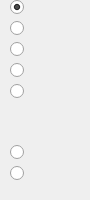
          <widget class="QFrame" name="frame">
           <property name="frameShape">
            <enum>QFrame::NoFrame</enum>
           </property>
           <property name="frameShadow">
            <enum>QFrame::Raised</enum>
           </property>
           <widget class="QWidget" name="layoutWidget">
            <property name="geometry">
             <rect>
              <x>10</x>
              <y>0</y>
              <width>71</width>
              <height>191</height>
             </rect>
            </property>
            <layout class="QGridLayout" name="gridLayout_8">
             <property name="sizeConstraint">
              <enum>QLayout::SetFixedSize</enum>
             </property>
             <item row="0" column="0">
              <widget class="QRadioButton" name="radioButton_OWA_S_AND">
               <property name="sizePolicy">
                <sizepolicy hsizetype="Fixed" vsizetype="Fixed">
                 <horstretch>0</horstretch>
                 <verstretch>0</verstretch>
                </sizepolicy>
               </property>
               <property name="text">
                <string/>
               </property>
               <property name="checked">
                <bool>true</bool>
               </property>
              </widget>
             </item>
             <item row="6" column="0">
              <widget class="QRadioButton" name="radioButton_OWA_S_UserChoice1">
               <property name="text">
                <string/>
               </property>
              </widget>
             </item>
             <item row="7" column="0">
              <widget class="QRadioButton" name="radioButton_OWA_S_UserChoice2">
               <property name="text">
                <string/>
               </property>
              </widget>
             </item>
             <item row="1" column="0">
              <widget class="QRadioButton" name="radioButton_OWA_S_almostAND">
               <property name="sizePolicy">
                <sizepolicy hsizetype="Fixed" vsizetype="Fixed">
                 <horstretch>0</horstretch>
                 <verstretch>0</verstretch>
                </sizepolicy>
               </property>
               <property name="text">
                <string/>
               </property>
              </widget>
             </item>
             <item row="2" column="0">
              <widget class="QRadioButton" name="radioButton_OWA_S_AVERAGE">
               <property name="sizePolicy">
                <sizepolicy hsizetype="Fixed" vsizetype="Fixed">
                 <horstretch>0</horstretch>
                 <verstretch>0</verstretch>
                </sizepolicy>
               </property>
               <property name="text">
                <string/>
               </property>
              </widget>
             </item>
             <item row="3" column="0">
              <widget class="QRadioButton" name="radioButton_OWA_S_almostOR">
               <property name="sizePolicy">
                <sizepolicy hsizetype="Fixed" vsizetype="Fixed">
                 <horstretch>0</horstretch>
                 <verstretch>0</verstretch>
                </sizepolicy>
               </property>
               <property name="text">
                <string/>
               </property>
              </widget>
             </item>
             <item row="4" column="0">
              <widget class="QRadioButton" name="radioButton_OWA_S_OR">
               <property name="sizePolicy">
                <sizepolicy hsizetype="Fixed" vsizetype="Fixed">
                 <horstretch>0</horstretch>
                 <verstretch>0</verstretch>
                </sizepolicy>
               </property>
               <property name="text">
                <string/>
               </property>
              </widget>
             </item>
             <item row="5" column="0">
              <spacer name="verticalSpacer_5">
               <property name="orientation">
                <enum>Qt::Vertical</enum>
               </property>
               <property name="sizeHint" stdset="0">
                <size>
                 <width>20</width>
                 <height>40</height>
                </size>
               </property>
              </spacer>
             </item>
            </layout>
           </widget>
          </widget>
